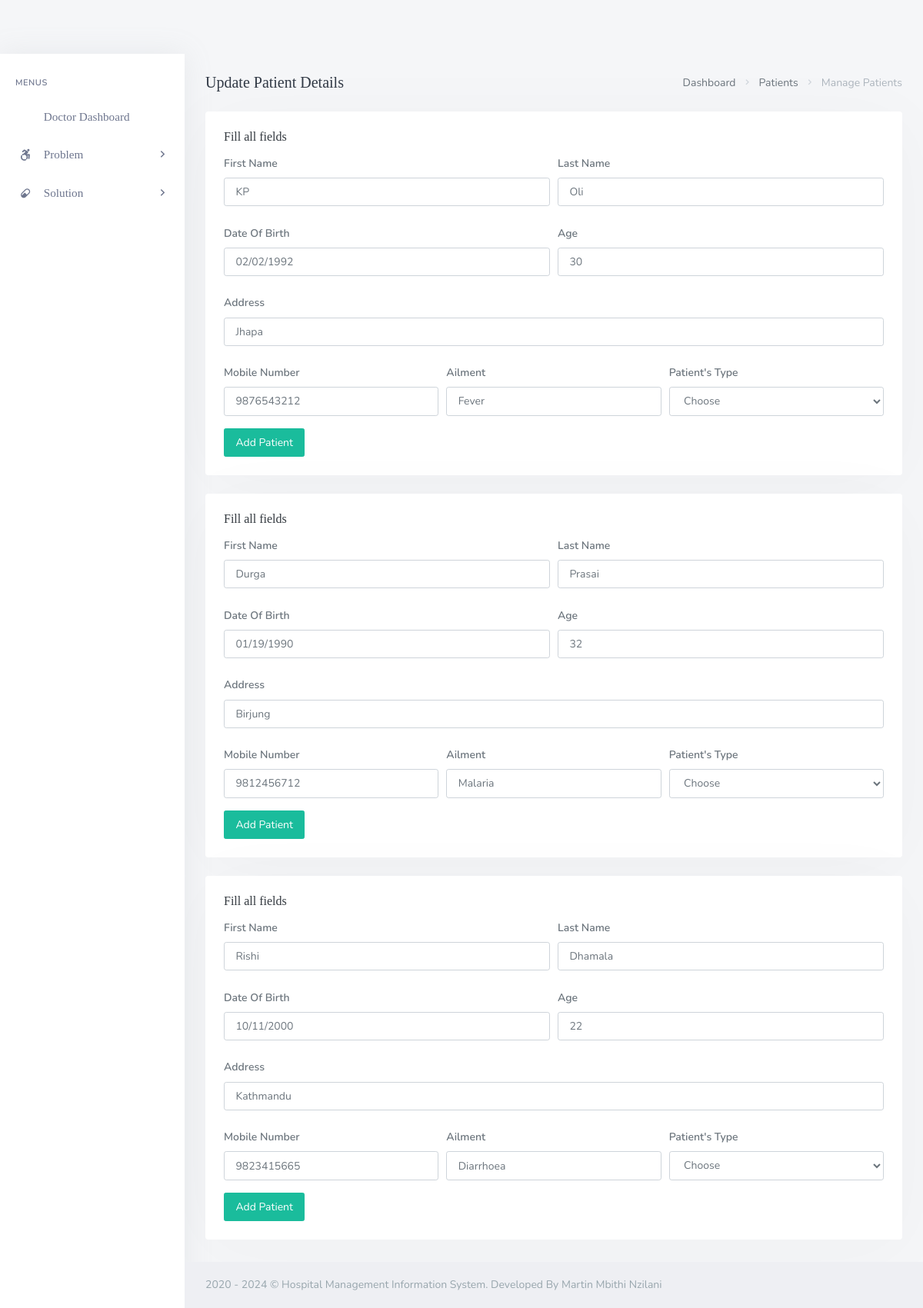
Page /backend/doc/doc_update_single_patient.php?pat_number=KP123 on the committed database.
### tables this page shows
CREATE TABLE `his_patients` (
  `pat_id` int(20) NOT NULL,
  `pat_fname` varchar(200) DEFAULT NULL,
  `pat_lname` varchar(200) DEFAULT NULL,
  `pat_email` varchar(200) NOT NULL,
  `pat_pwd` varchar(200) NOT NULL,
  `pat_dob` varchar(200) DEFAULT NULL,
  `pat_age` varchar(200) DEFAULT NULL,
  `pat_number` varchar(200) DEFAULT NULL,
  `pat_addr` varchar(200) DEFAULT NULL,
  `pat_phone` varchar(200) DEFAULT NULL,
  `pat_type` varchar(200) DEFAULT NULL,
  `pat_date_joined` timestamp(6) NOT NULL DEFAULT current_timestamp(6) ON UPDATE current_timestamp(6),
  `pat_ailment` varchar(200) DEFAULT NULL,
  `pat_status` varchar(200) DEFAULT NULL,
  `pat_solution` varchar(500) NOT NULL,
  `pat_pic` varchar(100) NOT NULL,
  `pat_pic1` varchar(100) DEFAULT NULL,
  `pat_pic2` varchar(100) DEFAULT NULL,
  `pat_pic3` varchar(100) DEFAULT NULL,
  `pat_pic4` varchar(100) DEFAULT NULL,
  `prob_description` varchar(400) NOT NULL,
  `prob_condition` varchar(100) NOT NULL
);

### backend/doc/doc_update_single_patient.php (the view, shortened to what this page needs)
<?php
	include('assets/inc/config.php');
?>
<!DOCTYPE html>
<html lang="en">
    <?php include('assets/inc/head.php');?>
    <body>
        <div id="wrapper">
            <?php include("assets/inc/sidebar.php");?>
            <div class="content-page">
                <div class="content">
                    <div class="container-fluid">
                        <div class="row">
                            <div class="col-12">
                                <div class="page-title-box">
                                    <div class="page-title-right">
                                        <ol class="breadcrumb m-0">
                                            <li class="breadcrumb-item"><a href="admin_dashboard.php">Dashboard</a></li>
                                            <li class="breadcrumb-item"><a href="javascript: void(0);">Patients</a></li>
                                            <li class="breadcrumb-item active">Manage Patients</li>
                                        </ol>
                                    </div>
                                    <h4 class="page-title">Update Patient Details</h4>
                                </div>
                            </div>
                        </div>
                        <?php
                            $pat_number=$_GET['pat_number'];
                            $ret="SELECT  * FROM his_patients WHERE pat_number=?";
                            $stmt= $mysqli->prepare($ret) ;
                            $stmt->bind_param('i',$pat_number);
                            $stmt->execute() ;
                            $res=$stmt->get_result();
                            while($row=$res->fetch_object())
                            {
                        ?>
                        <div class="row">
                            <div class="col-12">
                                <div class="card">
                                    <div class="card-body">
                                        <h4 class="header-title">Fill all fields</h4>
                                        <form method="post">
                                            <div class="form-row">
                                                <div class="form-group col-md-6">
                                                    <label for="inputEmail4" class="col-form-label">First Name</label>
                                                    <input type="text" required="required" value="<?php echo $row->pat_fname;?>" name="pat_fname" class="form-control" id="inputEmail4" placeholder="Patient's First Name">
                                                </div>
                                                <div class="form-group col-md-6">
                                                    <label for="inputPassword4" class="col-form-label">Last Name</label>
                                                    <input required="required" type="text" value="<?php echo $row->pat_lname;?>" name="pat_lname" class="form-control"  id="inputPassword4" placeholder="Patient`s Last Name">
                                                </div>
                                            </div>
                                            <div class="form-row">
                                                <div class="form-group col-md-6">
                                                    <label for="inputEmail4" class="col-form-label">Date Of Birth</label>
                                                    <input type="text" required="required" value="<?php echo $row->pat_dob;?>" name="pat_dob" class="form-control" id="inputEmail4" placeholder="DD/MM/YYYY">
                                                </div>
                                                <div class="form-group col-md-6">
                                                    <label for="inputPassword4" class="col-form-label">Age</label>
                                                    <input required="required" type="text" value="<?php echo $row->pat_age;?>" name="pat_age" class="form-control"  id="inputPassword4" placeholder="Patient`s Age">
                                                </div>
                                            </div>
                                            <div class="form-group">
                                                <label for="inputAddress" class="col-form-label">Address</label>
                                                <input required="required" type="text" value="<?php echo $row->pat_addr;?>" class="form-control" name="pat_addr" id="inputAddress" placeholder="Patient's Addresss">
                                            </div>
                                            <div class="form-row">
                                                <div class="form-group col-md-4">
                                                    <label for="inputCity" class="col-form-label">Mobile Number</label>
                                                    <input required="required" type="text" value="<?php echo $row->pat_phone;?>" name="pat_phone" class="form-control" id="inputCity">
                                                </div>
                                                <div class="form-group col-md-4">
                                                    <label for="inputCity" class="col-form-label">Ailment</label>
                                                    <input required="required" type="text" value="<?php echo $row->pat_ailment;?>" name="pat_ailment" class="form-control" id="inputCity">
                                                </div>
                                                <div class="form-group col-md-4">
                                                    <label for="inputState" class="col-form-label">Patient's Type</label>
                                                    <select id="inputState" required="required" name="pat_type" class="form-control">
                                                        <option>Choose</option>
                                                    </select>
                                                </div>
                                            </div>
                                            <button type="submit" name="update_patient" class="ladda-button btn btn-success" data-style="expand-right">Add Patient</button>
                                        </form>
                                    </div>
                                </div>
                            </div>
                        </div>
                        <?php  }?>
                    </div>
                </div>
                <?php include('assets/inc/footer.php');?>
            </div>
        </div>
    </body>
</html>

### backend/doc/assets/inc/head.php (shortened to what this page needs)
<head>
        <link href="assets/libs/flatpickr/flatpickr.min.css" rel="stylesheet" type="text/css" />
        <link href="assets/css/bootstrap.min.css" rel="stylesheet" type="text/css" />
        <link href="assets/css/icons.min.css" rel="stylesheet" type="text/css" />
        <link href="assets/css/app.min.css" rel="stylesheet" type="text/css" />
         <link href="assets/libs/ladda/ladda-themeless.min.css" rel="stylesheet" type="text/css" />
        <link href="assets/libs/footable/footable.core.min.css" rel="stylesheet" type="text/css" />
</head>

### backend/doc/assets/inc/sidebar.php (shortened to what this page needs)
<div class="left-side-menu">
                <div class="slimscroll-menu">
                    <div id="sidebar-menu">
                        <ul class="metismenu" id="side-menu">
                            <li class="menu-title">Menus</li>
                            <li>
                                <a href=doc_dashboard.php>
                                    <i class="fe-airplay"></i>
                                    <span>Doctor Dashboard </span>
                                </a>
                            </li>
                            <li>
                                <a href="javascript: void(0);">
                                    <i class="fab fa-accessible-icon "></i>
                                    <span> Problem </span>
                                    <span class="menu-arrow"></span>
                                </a>
                            </li>
                            <li>
                                <a href="javascript: void(0);">
                                    <i class="mdi mdi-pill"></i>
                                    <span> Solution </span>
                                    <span class="menu-arrow"></span>
                                </a>
                            </li>
                        </ul>
                    </div>
                </div>
            </div>

### rows in the picture
his_patients: pat_fname "KP", pat_lname "Oli", pat_dob "02/02/1992", pat_age "30", pat_addr "Jhapa", pat_phone "9876543212", pat_ailment "Fever"
his_patients: pat_fname "Durga", pat_lname "Prasai", pat_dob "01/19/1990", pat_age "32", pat_addr "Birjung", pat_phone "9812456712", pat_ailment "Malaria"
his_patients: pat_fname "Rishi", pat_lname "Dhamala", pat_dob "10/11/2000", pat_age "22", pat_addr "Kathmandu", pat_phone "9823415665", pat_ailment "Diarrhoea"
